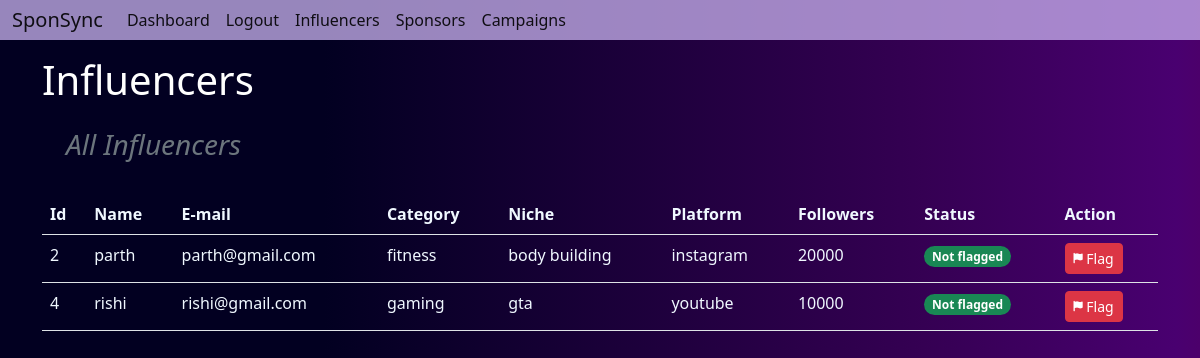
/admin/influencers (signed in), run on the app's committed database.
### models.py (models this page shows)
class Influencer(db.Model):
    id = db.Column(db.Integer,db.ForeignKey("user.id"),primary_key=True)
    name = db.Column(db.String(30),nullable=False)
    email = db.Column(db.String(30))
    category = db.Column(db.String(30),nullable=False)
    niche = db.Column(db.String(30),nullable=False)
    platform = db.Column(db.String(30),nullable=False)
    followers = db.Column(db.Integer,nullable=False)
    flagged = db.Column(db.Boolean,nullable=False,default=False)

### routes.py (the view)
@app.route('/admin/influencers')
def admin_influencers():
    user = User.query.get(session['user_id'])
    influencers = Influencer.query.all()
    return render_template('admin/influencers.html',influencers=influencers,user=user)

### templates/admin/influencers.html (shortened to what this page needs)
{% extends 'layout.html' %}
{% block content %}
<h1 class="mt-3">Influencers</h1>
<div class="heading m-4">
    <h3 class="text-muted"><i>All Influencers</i></h3>
</div>
{% if influencers | length !=0 %}
<table class="table">
    <thead>
        <tr>
            <th>Id</th>
            <th>Name</th>
            <th>E-mail</th>
            <th>Category</th>
            <th>Niche</th>
            <th>Platform</th>
            <th>Followers</th>
            <th>Status</th>
            <th>Action</th>
        </tr>
    </thead>
    {% endif %}
    {% for influencer in influencers %}
    <tr>
        <td>{{ influencer.id }}</td>
        <td>{{ influencer.name }}</td>
        <td>{{ influencer.email }}</td>
        <td>{{ influencer.category }}</td>
        <td>{{ influencer.niche }}</td>
        <td>{{ influencer.platform }}</td>
        <td>{{ influencer.followers }}</td>
        <td>
            {% if influencer.flagged == False %}
            <span class="badge rounded-pill text-bg-success">Not flagged</span>
            {% else %}
            <span class="badge rounded-pill text-bg-danger">Flagged</span>
            {% endif %}
        </td>
        <td>
            {% if influencer.flagged == False %}
            <a href="{{ url_for('flag_user',id=influencer.id) }}" class="btn btn-sm btn-danger">
                Flag
            </a>
            {% else %}
            <a href="{{ url_for('unflag_user',id=influencer.id) }}" class="btn btn-sm btn-warning">
                <i class="fas fa-bolt fa-xs"></i>
                Unflag
            </a>
            {% endif %}
        </td>
    </tr>
    {% endfor %}
    {% endblock %}

### templates/layout.html (style rules this page uses)
body { margin: 0; padding: 0; background: rgb(2, 0, 33); background: linear-gradient(90deg, rgba(2, 0, 33, 1) 27%, rgba(53, 0, 83, 1) 77%, rgba(73, 0, 112, 1) 98%, rgba(76, 0, 107, 1) 100%, rgba(51, 2, 79, 1) 100%); color: white; }
.table { color: aliceblue; }

### templates/admin/influencers.html (style rules this page uses)
.heading { display: flex; justify-content: space-between; align-items: center; }

### data on the page
Influencer: id "2", name "parth", email "parth@gmail.com", category "fitness", niche "body building", platform "instagram", followers "20000", flagged "Not flagged"
Influencer: id "4", name "rishi", email "rishi@gmail.com", category "gaming", niche "gta", platform "youtube", followers "10000", flagged "Not flagged"
